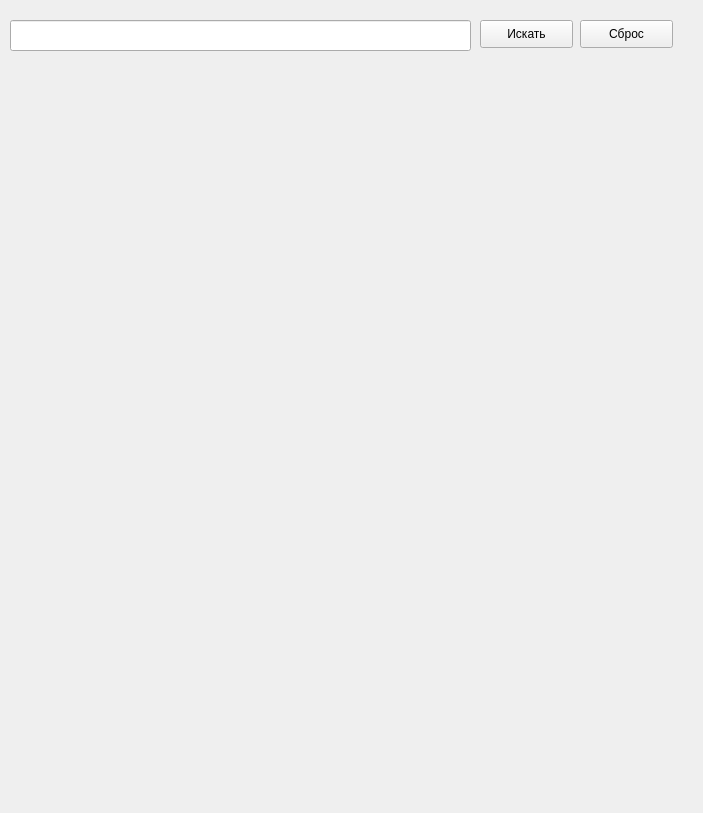
<?xml version="1.0" encoding="UTF-8"?>
<ui version="4.0">
 <class>MainWindow</class>
 <widget class="QMainWindow" name="MainWindow">
  <property name="enabled">
   <bool>true</bool>
  </property>
  <property name="geometry">
   <rect>
    <x>0</x>
    <y>0</y>
    <width>703</width>
    <height>813</height>
   </rect>
  </property>
  <property name="sizePolicy">
   <sizepolicy hsizetype="Fixed" vsizetype="Fixed">
    <horstretch>0</horstretch>
    <verstretch>0</verstretch>
   </sizepolicy>
  </property>
  <property name="windowTitle">
   <string>Map app</string>
  </property>
  <property name="styleSheet">
   <string notr="true">padding: 0;</string>
  </property>
  <widget class="QWidget" name="centralwidget">
   <widget class="QLabel" name="label">
    <property name="geometry">
     <rect>
      <x>20</x>
      <y>110</y>
      <width>650</width>
      <height>450</height>
     </rect>
    </property>
    <property name="styleSheet">
     <string notr="true">margin: 0;</string>
    </property>
    <property name="text">
     <string/>
    </property>
   </widget>
   <widget class="QLineEdit" name="search_area">
    <property name="geometry">
     <rect>
      <x>10</x>
      <y>20</y>
      <width>461</width>
      <height>31</height>
     </rect>
    </property>
   </widget>
   <widget class="QPushButton" name="search_btn">
    <property name="geometry">
     <rect>
      <x>480</x>
      <y>20</y>
      <width>93</width>
      <height>28</height>
     </rect>
    </property>
    <property name="text">
     <string>Искать</string>
    </property>
   </widget>
   <widget class="QPushButton" name="reset_btn">
    <property name="geometry">
     <rect>
      <x>580</x>
      <y>20</y>
      <width>93</width>
      <height>28</height>
     </rect>
    </property>
    <property name="text">
     <string>Сброс</string>
    </property>
   </widget>
   <widget class="QLabel" name="address_error">
    <property name="geometry">
     <rect>
      <x>30</x>
      <y>620</y>
      <width>641</width>
      <height>101</height>
     </rect>
    </property>
    <property name="text">
     <string/>
    </property>
   </widget>
  </widget>
 </widget>
 <resources/>
 <connections/>
</ui>
